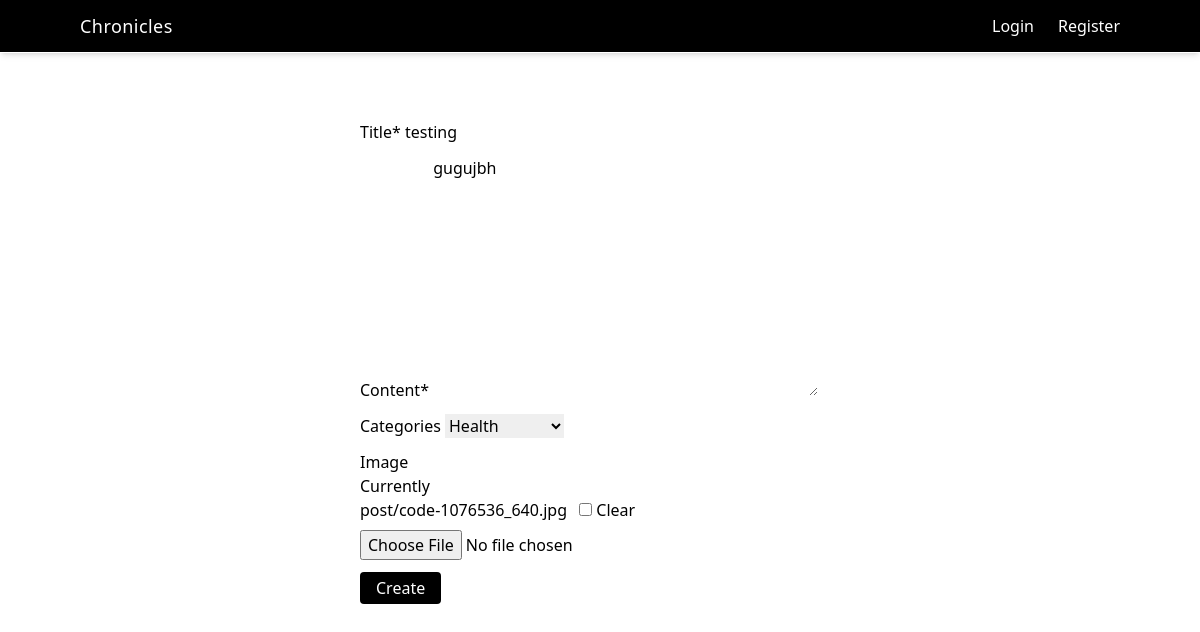
Screenshot of /edit/55 with the database file from the repository.
### sms/models.py (models this page shows, shortened)
class Notes(models.Model):
    user = models.ForeignKey(User,on_delete=models.CASCADE)
    title = models.CharField(max_length=200)
    content = models.TextField()
    categories = models.ForeignKey(Categories,on_delete=models.CASCADE,null=True,blank=True)
    image = models.ImageField(upload_to="post/" ,null= True,blank= True)
    date = models.DateField(auto_now_add=True)
    likes = models.ManyToManyField('auth.User', related_name='liked_students', through='Like')

### sms/views.py (the view)
# urls.py: path('edit/<int:id>', edit, name='edit'),
def edit(r,id):
    post = Notes.objects.get(id=id)
    form = PostForm(r.POST or None, r.FILES or None, instance=post)
    data = {
        "form":form,
    }
    if r.method == "POST":
        formData = form.save(commit=False)
        formData.author = r.user
        formData.save()
        return redirect(home)
    return render(r, "create_notes.html",data)

### sms/forms.py
class PostForm(forms.ModelForm):
    class Meta:
        model = Notes
        fields = ['title','content','categories','image']

### sms/models.py (called while the page is built)
    def __str__(self):
        return self.name

### template/create_notes.html (shortened to what this page needs)
{% extends 'base.html' %}
{% load crispy_forms_tags %}
{% block content %}
<div class="flex justify-center flex-col gap-4 items-center h-screen bg-white text-black">
    <form action="" class="w-[40%] h-[70%] " method="post" enctype="multipart/form-data">
        {{ form|crispy }}
        <div class="my-3">
            <input type="submit" name="" class="px-4 py-1 bg-black text-white rounded cursor-pointer"  id="" value="Create">
        </div>
    </form>
</div>
{% endblock content %}

### template/base.html (style rules this page uses)
* { scrollbar-width: auto; scrollbar-color: #8f54a0 #ffffff; }

### rows the page displays
Notes: title "testing", content "gugujbh", categories "Health"
